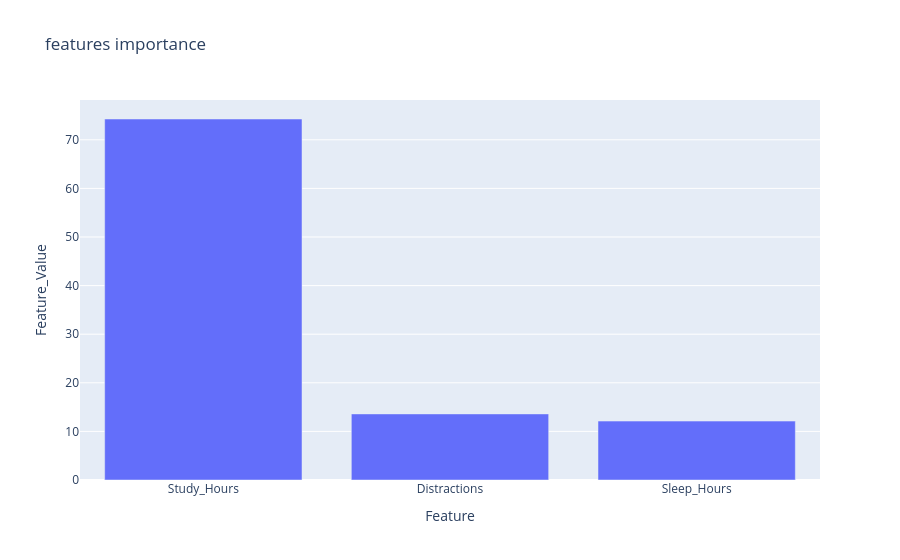

Notebook code cell kept with this figure:
### Code cell
feature_importance=pd.DataFrame({
    "Feature":X.columns,
    "Feature_Value":rf_model.feature_importances_*100

}).sort_values(by="Feature_Value",ascending=False)

fig=px.bar(
    feature_importance,
    x="Feature",
    y="Feature_Value",
    title="features importance"

)
fig.show()

### Figure 1 — Plotly figure (JSON) as saved in the notebook; plotly's stock layout.template omitted (floating-point values rounded to 4 significant figures)
{"data": [{"hovertemplate": "Feature=%{x}<br>Feature_Value=%{y}<extra></extra>", "legendgroup": "", "marker": {"color": "#636efa", "pattern": {"shape": ""}}, "name": "", "orientation": "v", "showlegend": false, "textposition": "auto", "type": "bar", "x": ["Study_Hours", "Distractions", "Sleep_Hours"], "xaxis": "x", "y": [74.28, 13.6, 12.12], "yaxis": "y"}], "layout": {"barmode": "relative", "legend": {"tracegroupgap": 0}, "title": {"text": "features importance"}, "xaxis": {"anchor": "y", "domain": [0, 1], "title": {"text": "Feature"}}, "yaxis": {"anchor": "x", "domain": [0, 1], "title": {"text": "Feature_Value"}}}}
